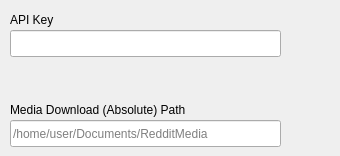
              <widget class="QWidget" name="tab_10">
               <attribute name="title">
                <string>Reddit</string>
               </attribute>
               <widget class="QLineEdit" name="lineEdit_3">
                <property name="geometry">
                 <rect>
                  <x>10</x>
                  <y>30</y>
                  <width>271</width>
                  <height>27</height>
                 </rect>
                </property>
               </widget>
               <widget class="QLabel" name="label_4">
                <property name="geometry">
                 <rect>
                  <x>10</x>
                  <y>10</y>
                  <width>66</width>
                  <height>19</height>
                 </rect>
                </property>
                <property name="text">
                 <string>API Key</string>
                </property>
               </widget>
               <widget class="QLineEdit" name="lineEdit_4">
                <property name="geometry">
                 <rect>
                  <x>10</x>
                  <y>120</y>
                  <width>271</width>
                  <height>27</height>
                 </rect>
                </property>
                <property name="text">
                 <string/>
                </property>
                <property name="placeholderText">
                 <string>/home/user/Documents/RedditMedia</string>
                </property>
               </widget>
               <widget class="QLabel" name="label_5">
                <property name="geometry">
                 <rect>
                  <x>10</x>
                  <y>100</y>
                  <width>321</width>
                  <height>19</height>
                 </rect>
                </property>
                <property name="text">
                 <string>Media Download (Absolute) Path</string>
                </property>
               </widget>
              </widget>
